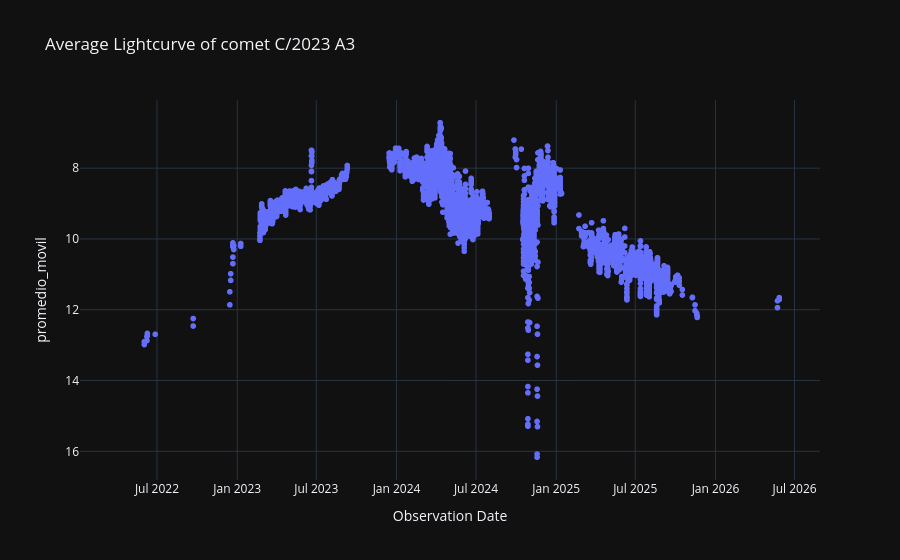

This figure's notebook cell:
### Code cell
# Curva de luz Promediada
labels = {'obs_date':'Observation Date','magnitud_reducida':'Max apparent total magnitude reduced', 'obs_method_key' : 'Observation Method'}
fig = px.scatter(curva_de_luz_promediada_df, x='obs_date', y='promedio_movil', template= 'plotly_dark', labels= labels, title= f'Average Lightcurve of comet {nombre_cometa}')
fig.update_yaxes(autorange="reversed")
fig.show()

### Figure 1 — Plotly figure (JSON) as saved in the notebook; plotly's stock layout.template omitted (floating-point values rounded to 4 significant figures; data arrays with more than 128 entries replaced by an {"elided": "..."} marker saying what was removed)
{"data": [{"hovertemplate": "Observation Date=%{x}<br>promedio_movil=%{y}<extra></extra>", "legendgroup": "", "marker": {"color": "#636efa", "symbol": "circle"}, "mode": "markers", "name": "", "showlegend": false, "type": "scattergl", "x": {"elided": "9465 str values"}, "xaxis": "x", "y": {"elided": "9465 float values"}, "yaxis": "y"}], "layout": {"legend": {"tracegroupgap": 0}, "title": {"text": "Average Lightcurve of comet C/2023 A3"}, "xaxis": {"anchor": "y", "domain": [0, 1], "title": {"text": "Observation Date"}}, "yaxis": {"anchor": "x", "autorange": "reversed", "domain": [0, 1], "title": {"text": "promedio_movil"}}}}
